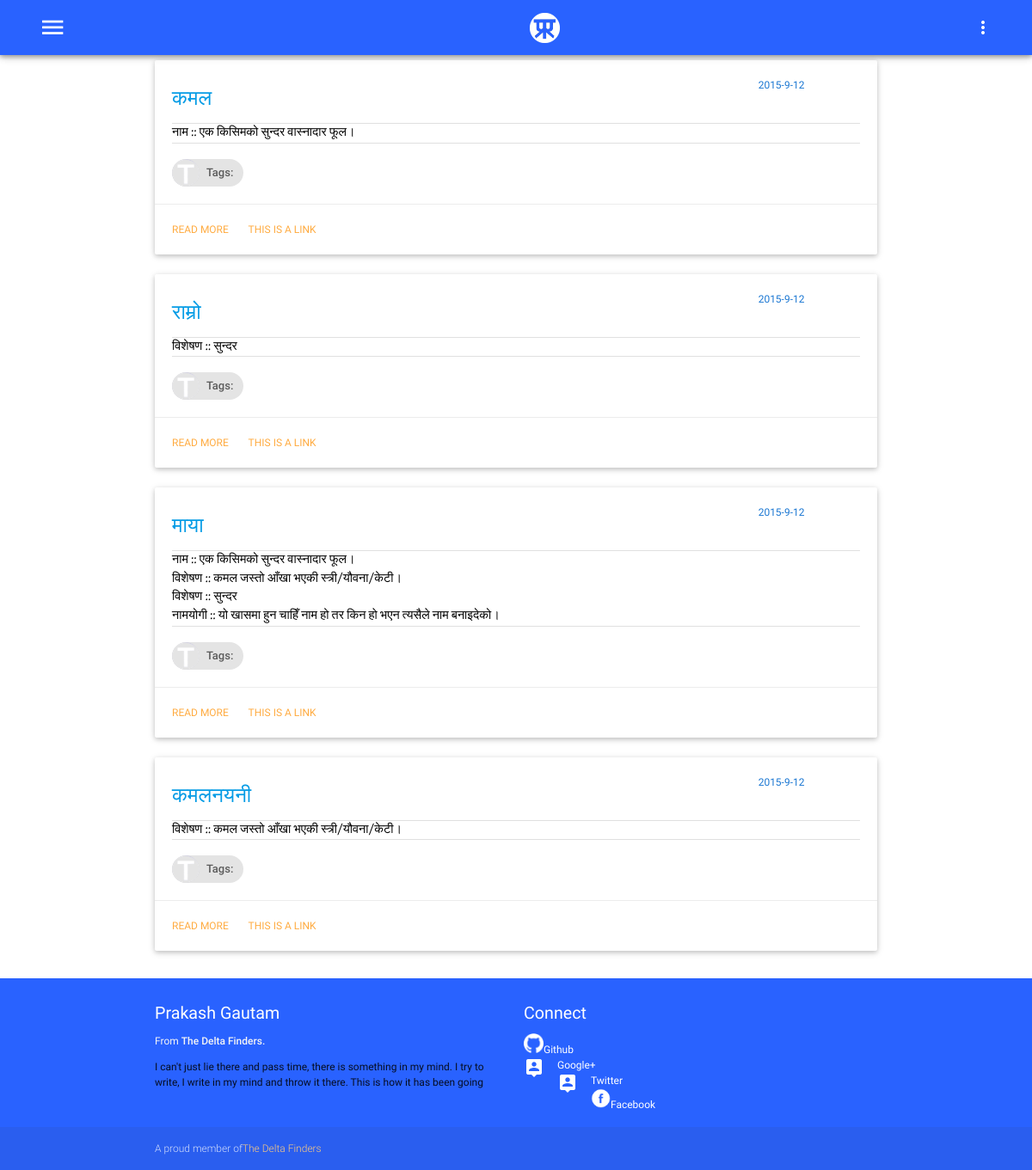
The page / on the database its author committed.
### kosh/models.py (models this page shows, shortened)
class BaseModel(models.Model):
    create_date = models.DateTimeField(auto_now=True)
    is_active = models.BooleanField()
    class Meta:
        abstract = True

class BaseWord(BaseModel):
    word = models.CharField(max_length=100,unique=True)
    meaning = models.ManyToManyField('Meaning',blank=False)

class Pos(BaseModel):
    abbr = models.CharField(max_length=50,unique=True)
    partname = models.CharField(max_length=50,unique=True)

class Meaning(BaseModel):
    meaning = models.TextField()
    pos = models.ForeignKey('Pos',on_delete=models.CASCADE)

### kosh/views.py (the view)
# urls.py: path(r'', views.KoshIndex.as_view(), name='index'),
class KoshIndex(View):
    def get(self,request):
        template = loader.get_template('kosh/index.html')
        allbwords = BaseWord.objects.all()
        allswords = SubWord.objects.all()
        base_view_word_list = [WordInfo(wordobj) for wordobj in allbwords]
        sub_view_word_list = [WordInfo(wordobj,True) for wordobj in allswords]
        allwords = base_view_word_list + sub_view_word_list
        context = {
            'allwords': allwords
        }
        return HttpResponse(template.render(context,request))

### kosh/templates/kosh/index.html
{%extends "base.html" %}
{%load staticfiles %}
{%load BlogExtras %}
{%block bodycontent %}
{%block full-card %}
<div class="container">
{% for wordinfo in allwords %}
<div class="row">
    <div class="col l12 s12 m12">
      <div class="card">
        <div class="card-content black-text">
          <div class="row">
              <div class="col s7 m8 l10">
                  <span class="card-title teal-text text-darken-3" style="font-size: 2em">
                      <a href="{% url 'kosh:meaning' pslug=wordinfo.word%}">{{wordinfo.word}}</a>
                  </span>
              </div>
              <div class="col s5 m4  l2">
                  <span class="blue-text text-darken-2" style="text-align: right;">2015-9-12</span>
              </div>
            </div>
            <div class="divider"></div>
            {%for pos,meaning in wordinfo.meaning %}
              <div class="pr-blog-content" style="text-align: justify; font-size: 1.2em">
              <p>{{pos}} :: {{meaning}}</p>
              </div>
            {%endfor%}
          <div class="divider"></div>
          <br/>
          <div class="chip">
                <img src="{%static 'images/capital-t.png'%}" alt="Tags">
                Tags:
          </div>
        </div>
        <div class="card-action">
            <a href="{% url 'kosh:meaning' pslug=word %}">read more</a>
          <a href="#">This is a link</a>
        </div>
      </div>
    </div>
</div>
{% endfor %}
</div>
{%endblock full-card%}
{%endblock bodycontent %}

### templates/base.html (shortened to what this page needs)
{% load staticfiles %}
<!DOCTYPE html>
<html lang="en">
<head>
  {%block css %}
  <link href="{%static 'css/MaterialFonts.css'%}" type="text/css" rel="stylesheet" media="screen,projection"/>
  <link href="{%static 'css/materialize.css'%}" type="text/css" rel="stylesheet" media="screen,projection"/>
  <link href="{%static 'css/style.css'%}" type="text/css" rel="stylesheet" media="screen,projection"/>
  <link href="{%static 'css/prettify/prettify.css'%}" type="text/css" rel="stylesheet" media="screen,projection"/>
  {%endblock css%}
</head>
<body onload="prettyPrint()">
    {%include "navbar.html" %}
    {%block bodycontent%} {% endblock bodycontent %}
    {%include "footer.html" %}
  </body>
</html>

### templates/navbar.html (shortened to what this page needs)
{%load staticfiles %}
{% block navbar %}
<nav class="blue accent-4 pr-container" role="navigation" style="position: fixed; z-index:50;" >
  <div class="nav-wrapper ">
    <a href="#!" data-activates="pull-menu" class="button-collapse show-on-large" onclick="Materialize.showStaggeredList('#nav-collapse')"><i class="material-icons">menu</i></a>
    <div class="center-align" >
        <a id="logo-container" href="/" class="brand-logo">
            <img src="{% static 'images/prpr-icon.png'%}" style="height: 50px; width=50px;padding-top:15px"/>
        </a>
    </div>
    <div id = "menu-ellipsis" class="right hide-on-large">
      <a class='dropdown-button' href='#' data-activates='pr-login-dropdown'><i class="material-icons">more_vert</i></a>
    </div>
  </div>
</nav>
<nav class="blue accent-4 pr-container" role="navigation" style="z-index:;" >
  <div class="nav-wrapper ">
  </div>
</nav>
{%endblock navbar%}

### templates/footer.html
{% load staticfiles %}
{%block footer %}
<footer class="page-footer blue accent-4">
    <div class="container">
      <div class="row">
        <div class="col l6 s12">
          <h5 class="white-text">Prakash Gautam</h5>
          <p class="grey-text text-lighten-4">From <strong>The Delta Finders.</strong> </p>
          <p>I can't just lie there and pass time, there is
             something in my mind. I try to write,  I write
             in my mind and throw it there. This is  how it
             has been going
          </p>
        </div>
       <div class="col l6 s12">
          <h5 class="white-text">Connect</h5>
          <ul>
              <li><a class="white-text" href="http://github.com/pranphy/"><img src="{% static 'images/github-icon.png' %}" style="height:23px; width:23px" />Github</a></li>
              <li><a class="white-text" href="http://plus.google.com/pranphy/"><i class="material-icons left">person_pin</i>Google+</a></li>
              <li><a class="white-text" href="http://twitter.com/pranphy"><i class="material-icons left">person_pin</i>Twitter</a></li>
              <li><a class="white-text" href="http://fb.com/pranphy"><img src="{% static 'images/facebook-icon.png' %}" style="height:23px; width:23px" />Facebook</a></li>
          </ul>
        </div>
      </div>
    </div>
    <div class="footer-copyright">
      <div class="container text-center">
      A proud member of<a class="orange-text text-lighten-3" href="http://github.com/TheDeltaFinders/">The Delta Finders</a>
      </div>
    </div>
  </footer>
{% endblock footer %}

### static/css/style.css (style rules this page uses)
html { font-size: 12px; }
.pr-container { padding: 0px; padding-left: 45px; padding-right: 45px; }
.pr-blog-content, .pr-word-meaning { font-family: 'Gentium Served' ; }
nav i.material-icons { height: inherit; line-height: inherit; }
.row { margin-bottom: 5px; }

### rows shown on the page
BaseWord: word "कमल"
Pos: meaning "नाम" "नाम"
Meaning: meaning "एक किसिमको सुन्दर वास्नादार फूल।" "एक किसिमको सुन्दर वास्नादार फूल।"
BaseWord: word "राम्रो"
Pos: meaning "विशेषण" "विशेषण" "विशेषण" "विशेषण"
Meaning: meaning "सुन्दर" "सुन्दर"
BaseWord: word "माया"
Meaning: meaning "कमल जस्तो आँखा भएकी स्त्री/यौवना/केटी।" "कमल जस्तो आँखा भएकी स्त्री/यौवना/केटी।"
Pos: meaning "नामयोगी"
Meaning: meaning "यो खासमा हुन चाहिँ नाम हो तर किन हो भएन त्यसैले नाम बनाइदेको।"

### other values the page prints
{{ wordinfo.word }} "कमलनयनी"
